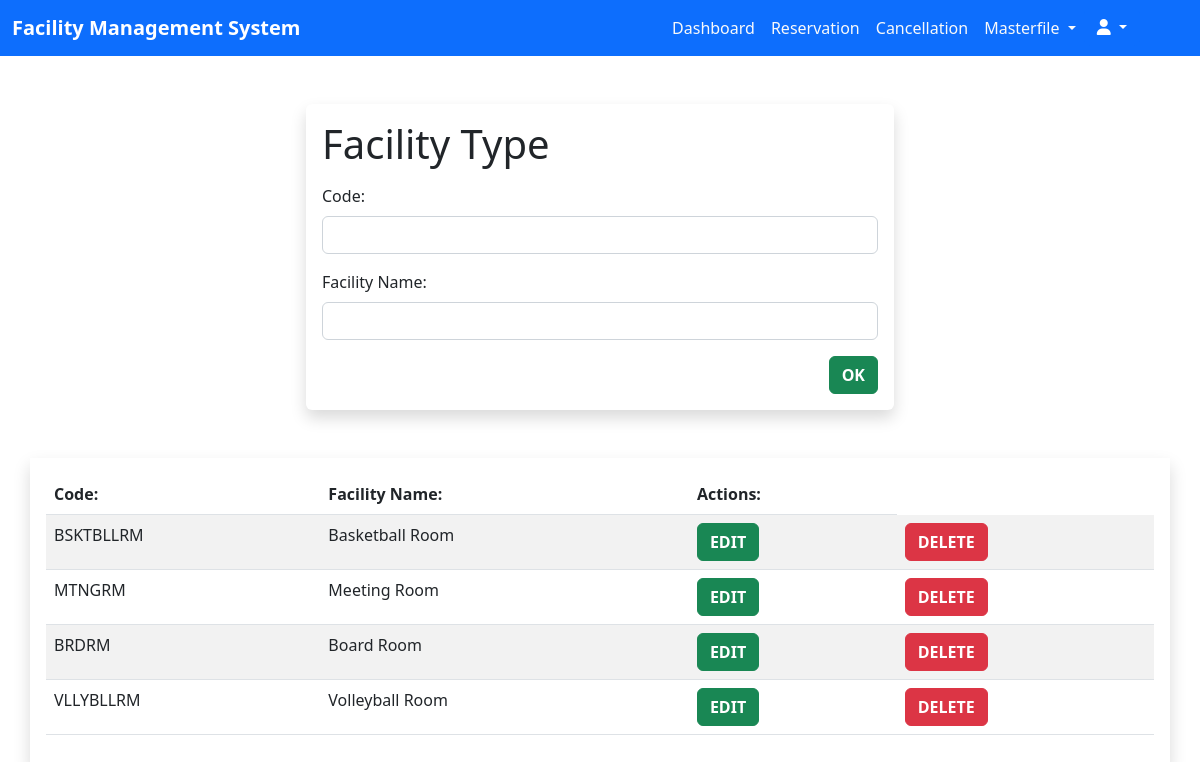
The page /admin/facility_type.php (signed in) on the database its author committed.
### tables this page shows
CREATE TABLE `facilities` (
  `id` int(11) NOT NULL,
  `facility_code` varchar(255) NOT NULL,
  `facility_name` varchar(255) NOT NULL
);

### admin/facility_type.php (the view, shortened to what this page needs)
<?php
  require_once $_SERVER['DOCUMENT_ROOT'] . '/facility_management/database/connection.php';
  $queryFacilities = "SELECT * FROM facilities";
  $sqlFacilitites = mysqli_query($con, $queryFacilities);
?>
<!DOCTYPE html>
<html lang="en">
<head>
  <link href="https://cdn.jsdelivr.net/npm/bootstrap@5.2.3/dist/css/bootstrap.min.css" rel="stylesheet"
 />
  <link rel="stylesheet" href="./styles/company.css" />
</head>
<body>
  <nav class="navbar navbar-expand-lg bg-primary">
    <div class="container-fluid">
      <a class="navbar-brand fw-bold text-white __navbar-brand" href="dashboard_admin.php">Facility Management
        System</a>
      <div class="collapse navbar-collapse" id="nav">
        <ul class="navbar-nav ms-auto mb-2 mb-lg-0 me-5">
          <li class="nav-item text-center">
            <a href="dashboard_admin.php" class="nav-link text-light">Dashboard</a>
          </li>
          <li class="nav-item text-center">
            <a href="pending_reservation.php" class="nav-link text-light">Reservation</a>
          </li>
          <li class="nav-item text-center">
            <a href="cancellation.php" class="nav-link text-light">Cancellation</a>
          </li>
          <li class="nav-item dropdown text-center">
            <a class="nav-link dropdown-toggle text-center text-light" href="#" data-bs-toggle="dropdown">
              Masterfile
            </a>
          </li>
          <div class="dropdown">
            <button class="btn btn-primary dropdown-toggle" type="button" data-bs-toggle="dropdown">
              <i class="fa-sharp fa-solid fa-user"></i>
            </button>
          </div>
        </ul>
      </div>
    </div>
  </nav>
  <div class="container-fluid mt-5">
    <div class="container w-50 shadow p-3 mb-5 bg-body rounded">
      <form action="./php/facility_create.php" method="post" class="needs-validation" novalidate>
        <p class="h1 mb-3">Facility Type </p>
        <div class="row">
          <div class="col-12 ">
            <div class="mb-3" class="form-group">
              <label for="code" class="form-label">Code:</label>
              <input type="text" name="facility_code" id="code" class="form-control" required />
            </div>
          </div>
          <div class="col-12 ">
            <div class="mb-3" class="form-group">
              <label for="facilityName" class="form-label">Facility Name:</label>
              <input type="text" name="facility_name" id="facilityName" class="form-control" required>
            </div>
          </div>
          <div class="col-12">
            <div class="mb-3">
              <input type="submit" name="register_facility" value="OK" class="btn btn-success fw-bold float-end" />
            </div>
          </div>
        </div>
      </form>
    </div>
  </div>
  <div class="container-fluid">
    <div class="container shadow p-3 mb-5 bg-body-rounded">
      <div class="table-responsive">
        <table class="table table-hover table-striped">
          <thead>
            <tr>
              <th scope="col">Code:</th>
              <th scope="col">Facility Name:</th>
              <th col="2">Actions:</th>
            </tr>
          </thead>
          <tbody>
            <?php while($rows = mysqli_fetch_assoc($sqlFacilitites)) { ?>
            <tr>
              <td><?php echo $rows['facility_code'] ?></td>
              <td><?php echo $rows['facility_name'] ?></td>
              <td>
                <form action="./php/facility_update.php" method="post">
                  <input type="submit" name="edit" value="EDIT" class="btn btn-success fw-bold">
                </form>
              </td>
              <td>
                <form action="./php/facility_delete.php" method="post">
                  <input type="submit" name="delete" class="btn btn-danger fw-bold" value="DELETE">
                </form>
              </td>
            </tr>
            <?php } ?>
          </tbody>
        </table>
      </div>
    </div>
  </div>
</body>
</html>

### admin/styles/company.css (style rules this page uses)
html, body { margin: 0; padding: 0; }
.navbar-nav { text-align: right; }

### rows shown on the page
facilities: facility_code "BSKTBLLRM", facility_name "Basketball Room"
facilities: facility_code "MTNGRM", facility_name "Meeting Room"
facilities: facility_code "BRDRM", facility_name "Board Room"
facilities: facility_code "VLLYBLLRM", facility_name "Volleyball Room"
